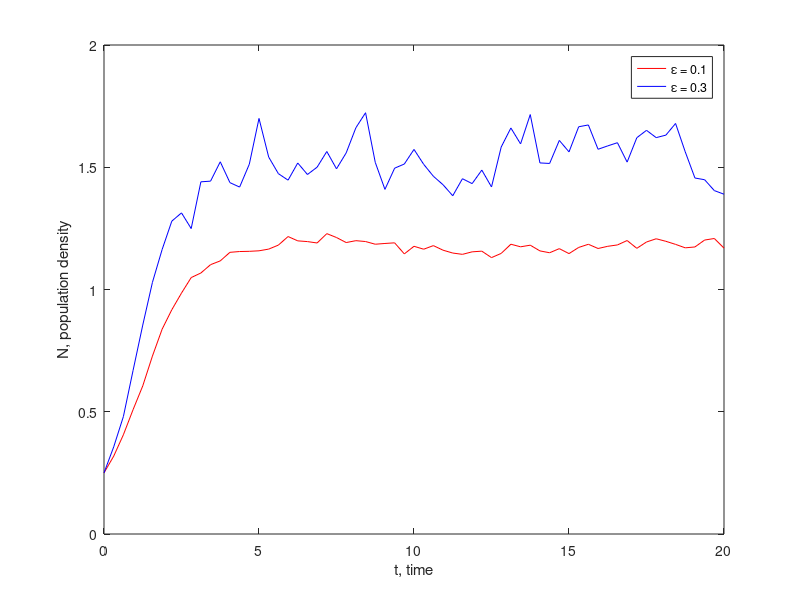

MATLAB code to generate this figure:
%q2ascript.m
%with epsilon = 0.1 

r = 1; K = 1; epsilon = 0.1; %problem parameters
T = 20; Nzero = 0.25; %conditions

M = 2^8;
dt = T/M;

dW = sqrt(dt)*rand(1,M); %Brownian increments
W=cumsum(dW); %discretized Brownina path

R = 4; Dt = R*dt; L=M/R; %L EM steps of size Dt = R*dt
Nem = zeros(1,L);
Ntemp = Nzero;

for j =1:L
    Winc = sum(dW(R*(j-1)+1:R*j));
    Ntemp = Ntemp + Dt*r*Ntemp*(1-Ntemp/K)+epsilon*Ntemp*Winc;
    Nem(j) = Ntemp;
end

plot([0:Dt:T],[Nzero,Nem],'r');
xlabel('t, time');
ylabel('N, population density');
hold on

%and with epsilon = 0.3

r = 1; K = 1; epsilon = 0.3; %problem parameters
T = 20; Nzero = 0.25; %conditions

M = 2^8;
dt = T/M;

dW = sqrt(dt)*rand(1,M); %Brownian increments
W=cumsum(dW); %discretized Brownina path

R = 4; Dt = R*dt; L=M/R; %L EM steps of size Dt = R*dt
Nem = zeros(1,L);
Ntemp = Nzero;

for j =1:L
    Winc = sum(dW(R*(j-1)+1:R*j));
    Ntemp = Ntemp + Dt*r*Ntemp*(1-Ntemp/K)+epsilon*Ntemp*Winc;
    Nem(j) = Ntemp;
end

plot([0:Dt:T],[Nzero,Nem],'b');
legend('\epsilon = 0.1', '\epsilon = 0.3')
hold off
